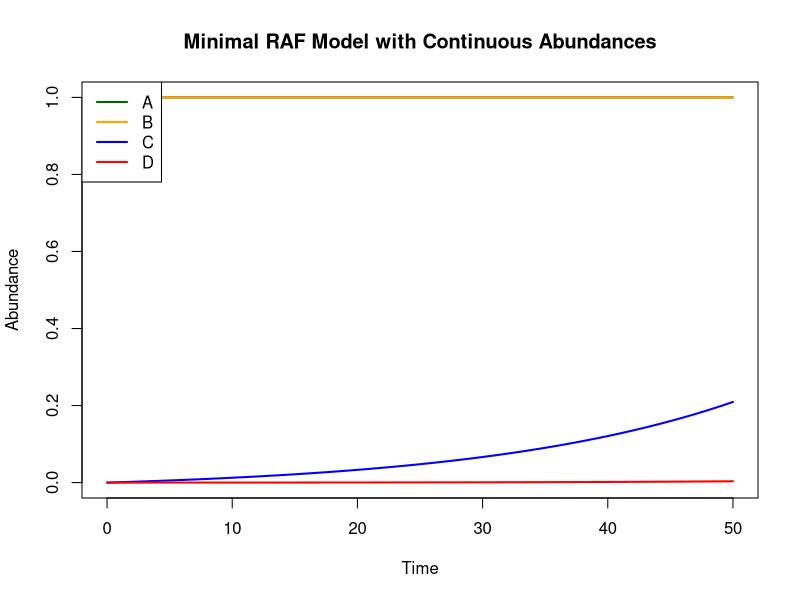

Here is the R script that generated this plot:
set.seed(42)  # For reproducibility

# Simulation parameters
steps <- 50
dt <- 1  # time step
k_background <- 0.001  # slow spontaneous rate
k_cat <- 0.05          # catalyzed rate

# Initialize data frame
state <- data.frame(
  time = 0:steps,
  A = rep(1.0, steps + 1),  # food, constant
  B = rep(1.0, steps + 1),  # food, constant
  C = rep(0.0, steps + 1),
  D = rep(0.0, steps + 1)
)

# Simulation loop
for (t in 1:steps) {
  A <- state$A[t]
  B <- state$B[t]
  C <- state$C[t]
  D <- state$D[t]
  
  # Reaction R1: A + B → C, catalyzed by C
  rate_R1 <- (k_background + k_cat * C) * A * B
  dC <- rate_R1 * dt
  
  # Reaction R2: A + C → D, catalyzed by D
  rate_R2 <- (k_background + k_cat * D) * A * C
  dD <- rate_R2 * dt
  
  # Update abundances
  state$A[t + 1] <- A  # remains constant
  state$B[t + 1] <- B  # remains constant
  state$C[t + 1] <- C + dC
  state$D[t + 1] <- D + dD
}

# View results
print(round(state, 3))

# Plot
matplot(state$time, state[, -1], type = "l", lwd = 2, lty = 1,
        col = c("darkgreen", "orange", "blue", "red"),
        ylab = "Abundance", xlab = "Time",
        main = "Minimal RAF Model with Continuous Abundances")
legend("topleft", legend = colnames(state)[-1],
       col = c("darkgreen", "orange", "blue", "red"),
       lty = 1, lwd = 2)

